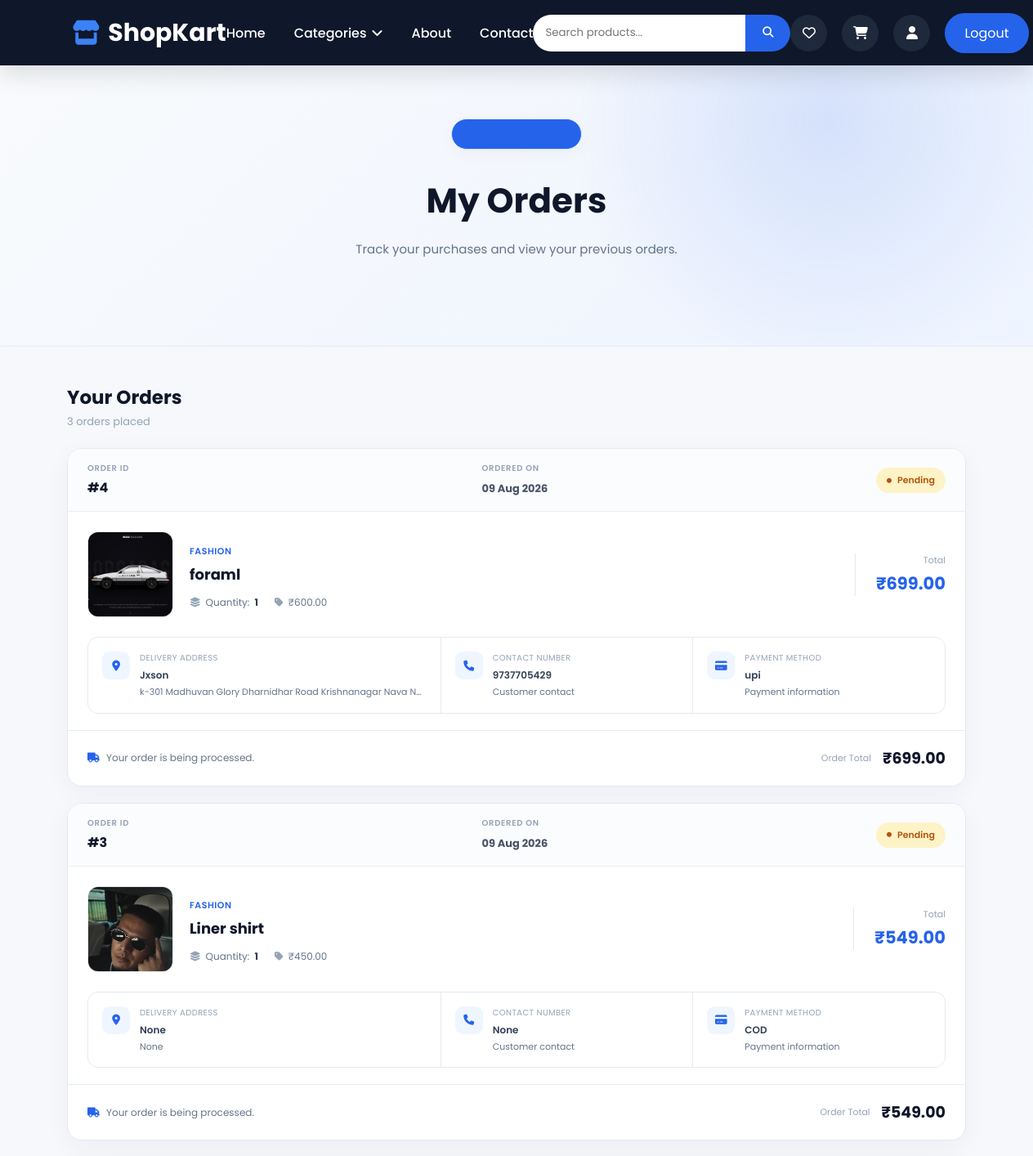
The app's page /orders/ (signed in, upper part), older data.
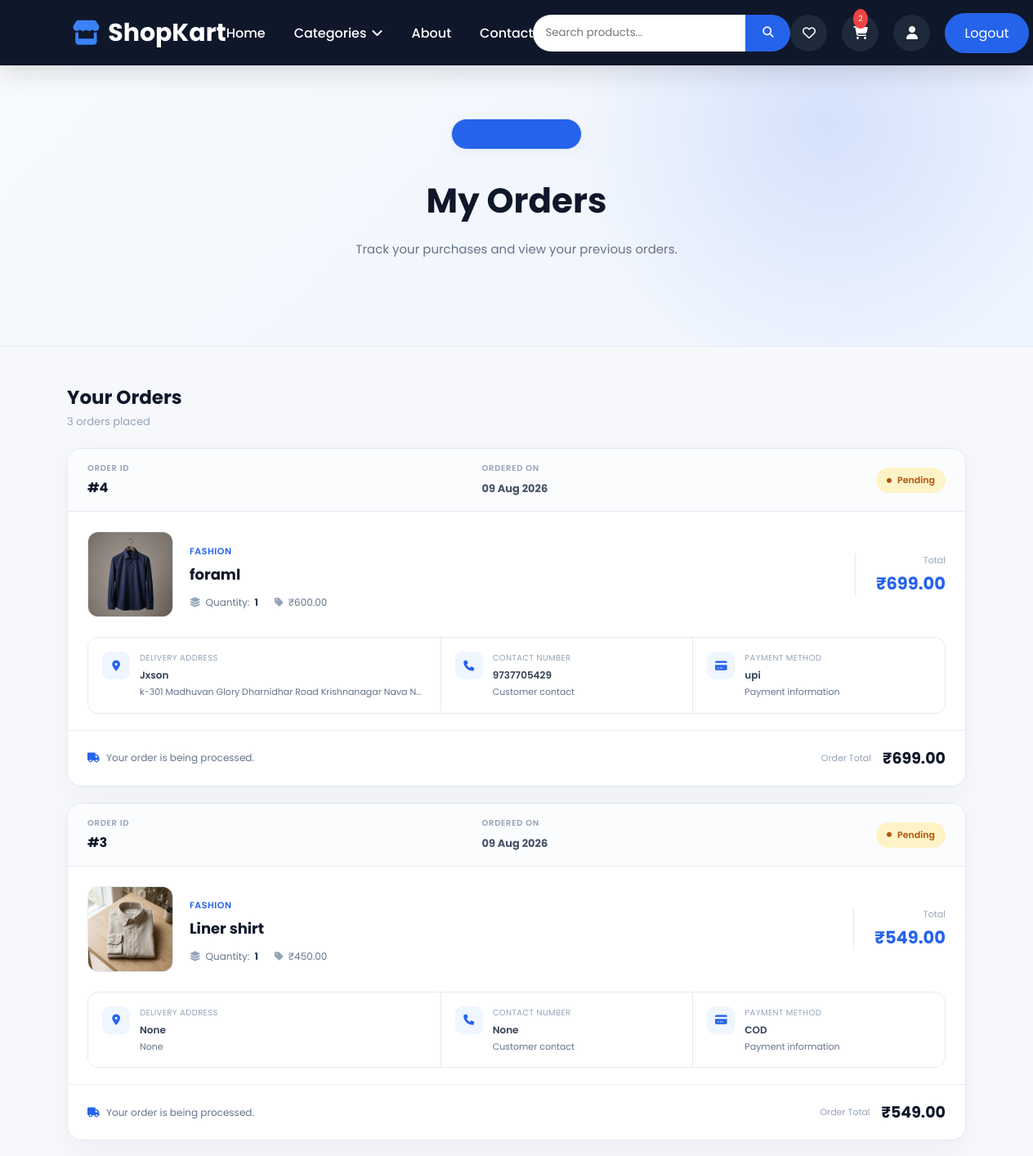
The same page, newer data.
### user/models.py (models this page shows, shortened)
class Order(models.Model):
    user = models.ForeignKey(User, on_delete=models.CASCADE)
    product = models.ForeignKey(Product, on_delete=models.CASCADE)
    quantity = models.PositiveIntegerField(default=1)
    total_price = models.DecimalField(max_digits=10, decimal_places=2)
    full_name = models.CharField(max_length=100, null=True, blank=True)
    phone = models.CharField(max_length=15, null=True, blank=True)
    address = models.TextField(null=True, blank=True)
    payment_method = models.CharField(max_length=50, default="COD")
    status = models.CharField(max_length=20,default="Pending")
    created_at = models.DateTimeField(auto_now_add=True)

class Product(models.Model):
    name = models.CharField(max_length=100)
    detail = models.CharField(max_length=500)
    price = models.DecimalField(max_digits=10, decimal_places=2)
    quantity = models.PositiveIntegerField()
    category = models.ForeignKey(Category,on_delete=models.CASCADE)
    subCategory = models.ForeignKey(SubCategory,on_delete=models.CASCADE)
    childCategory = models.ForeignKey(ChildCategory,on_delete=models.CASCADE)
    image = models.FileField(upload_to="product",blank=True,null=True)
    createdAt = models.DateField(auto_now_add=True,null=True,blank=True)
    active = models.BooleanField(default=True)

class Category(models.Model):
    name = models.CharField(max_length=100)
    slug = models.SlugField(unique=True, blank=True)

### user/views.py (the view)
# urls.py: path("orders/",views.orders,name="getOrders"),
def orders(req):
    if "user_id" not in req.session:
        return redirect("/login/")
    userId = req.session["user_id"]
    user = User.objects.get(id=userId)
    user_orders = Order.objects.filter(user=user).order_by("-created_at")
    return render(req, "myOrder.html", {"orders": user_orders})

### user/context_processors.py (called while the page is built)
def global_data(request):
    user = None
    cart_count = 0
    wishlist_count = 0
    userId = request.session.get("user_id")
    if userId:
        user = User.objects.filter(id=userId).first()
        if user:
            cart_count = sum(cart.quantity for cart in Cart.objects.filter(user=user))
            wishlist_count = Wishlist.objects.filter(user=user).count()
    return {
        "categories": Category.objects.prefetch_related(
            "subcategories__childcategories"
        ),
        "user": user,
        "is_login": "username" in request.session,
        "cart_count": cart_count,
        "wishlist_count": wishlist_count,
    }

### user/templates/myOrder.html (shortened to what the changed rows need)
{% load static %}
<!doctype html>
<html lang="en">
  <head>
    <link rel="stylesheet" href="{% static 'css/style.css' %}" />
    <link rel="stylesheet" href="{% static 'css/myOrders.css' %}" />
    <link
      rel="stylesheet"
      href="https://cdnjs.cloudflare.com/ajax/libs/font-awesome/6.7.1/css/all.min.css"
    />
  </head>
  <body>
    {% include "navbar.html" %}
    <section class="orders-hero">
      <div class="hero-content">
        <h1>My Orders</h1>
      </div>
    </section>
    <section class="orders-section">
      <div class="orders-container">
        {% if orders %}
        <div class="orders-heading">
          <div>
            <h2>Your Orders</h2>
          </div>
        </div>
        <div class="orders-list">
          {% for order in orders %}
          <article class="order-card">
            <div class="order-header">
              <div class="order-number">
                <span>ORDER ID</span>
                <h3>#{{ order.id }}</h3>
              </div>
              <div class="order-date">
                <span>ORDERED ON</span>
                <strong> {{ order.created_at|date:"d M Y" }} </strong>
              </div>
              <div class="order-status">
                <span
                  class="status
                                {{ order.status|lower }}"
                >
                  <i class="fa-solid fa-circle"></i>
                  {{ order.status }}
                </span>
              </div>
            </div>
            <div class="order-product">
              <div class="product-image">
                {% if order.product.image %}
                <img
                  src="{{ order.product.image.url }}"
                  alt="{{ order.product.name }}"
                />
                {% else %}
                <img src="https://placehold.co/150x150" alt="Product" />
                {% endif %}
              </div>
              <div class="product-details">
                <span class="product-category">
                  {{ order.product.category.name }}
                </span>
                <h3>{{ order.product.name }}</h3>
                <div class="product-meta">
                  <span>
                    <i class="fa-solid fa-layer-group"></i>
                    Quantity:
                    <strong> {{ order.quantity }} </strong>
                  </span>
                  <span>
                    <i class="fa-solid fa-tag"></i>
                    ₹{{ order.product.price }}
                  </span>
                </div>
              </div>
              <div class="product-price">
                <span>Total</span>
                <strong> ₹{{ order.total_price }} </strong>
              </div>
            </div>
            <div class="order-info">
              <div class="info-box">
                <div class="info-icon">
                  <i class="fa-solid fa-location-dot"></i>
                </div>
                <div>
                  <span>Delivery Address</span>
                  <strong> {{ order.full_name }} </strong>
                  <p>{{ order.address }}</p>
                </div>
              </div>
              <div class="info-box">
                <div class="info-icon">
                  <i class="fa-solid fa-phone"></i>
                </div>
                <div>
                  <span>Contact Number</span>
                  <strong> {{ order.phone }} </strong>
                  <p>Customer contact</p>
                </div>
              </div>
              <div class="info-box">
                <div class="info-icon">
                  <i class="fa-solid fa-credit-card"></i>
                </div>
                <div>
                  <span>Payment Method</span>
                  <strong> {{ order.payment_method }} </strong>
                  <p>Payment information</p>
                </div>
              </div>
            </div>
            <div class="order-footer">
              <div class="footer-message">
                {% if order.status == "Delivered" %}
                <i class="fa-solid fa-circle-check"></i>
                Your order has been delivered. {% elif order.status ==
                "Cancelled" %}
                <i class="fa-solid fa-circle-xmark"></i>
                This order has been cancelled. {% else %}
                <i class="fa-solid fa-truck"></i>
                Your order is being processed. {% endif %}
              </div>
              <div class="order-total">
                <span>Order Total</span>
                <strong> ₹{{ order.total_price }} </strong>
              </div>
            </div>
          </article>
          {% endfor %}
        </div>
        {% endif %}
      </div>
    </section>
  </body>
</html>

Row changes from the older to the newer data that the page shows:
changed through a linked row, Order "Jxson": product.image: a different picture
changed through a linked row, Order "None": product.image: a different picture
Text that changed along with them:
{{ cart_count }}: (not shown) → "2"
